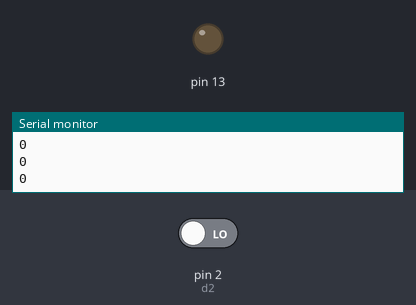
A sketch run on a simulated Arduino Uno, built with avr-gcc and run on an emulated ATmega328P. Shown: output pins drawn as LEDs (lit = HIGH), the last lines printed to the serial monitor. The inputs (shaded band) are chosen by the test bench; at power-on: pin 2 (d2) LOW.

Above: at 1.8 s.
1.9 s: pin 2 (d2) driven HIGH
At 2.7 s:
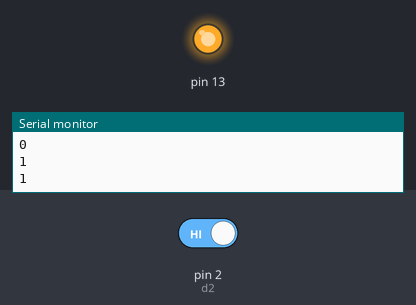
3.5 s: pin 2 (d2) driven LOW
At 3.9 s:
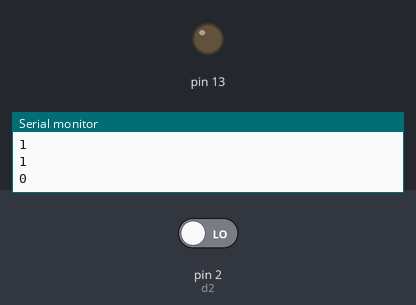
Timing chart, 0 to 6.5 s (numbered marks = the images above; inputs shaded):
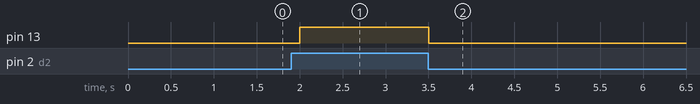

Measured:
- after the input at 1.9 s, pin 13: LOW → HIGH after 0.10 s
- after the input at 3.5 s, pin 13: HIGH → LOW at once

The sketch:

photoresistance-lm393-cpp.ino
```cpp
#include "arduino.hpp"

using namespace arduino;

static const auto LightDetectorPin = digital_pin::d2;
static const auto LedPin = digital_pin::d13;

void setup() {
  set_pin_mode(LightDetectorPin, io_mode::input);
  set_pin_mode(LedPin, io_mode::output);
  write(LedPin, state::low);

  Serial.begin(9600);
}

void loop() {
  // put your main code here, to run repeatedly:
  auto lightDetectorValue = read(LightDetectorPin);
  Serial.println(lightDetectorValue);
  write(LedPin, lightDetectorValue);

  delay(500);
}
```

arduino.hpp
```cpp
#pragma once

// #include <type_traits>

namespace arduino
{

enum class state : uint8_t {
  low = LOW,
  high = HIGH
};

enum class io_mode : uint8_t {
  input = INPUT,
  output = OUTPUT,
  input_pullup = INPUT_PULLUP
};

enum class bit_order : uint8_t {
  lsb_first = LSBFIRST,
  msb_first = MSBFIRST
};

enum class state_change : uint8_t {
  any = CHANGE,
  falling = FALLING,
  rising = RISING
};

enum class digital_pin : uint8_t {
  d0 = 0,
  d1 = 1,
  d2 = 2,
  d3 = 3,
  d4 = 4,
  d5 = 5,
  d6 = 6,
  d7 = 7,
  d8 = 8,
  d9 = 9,
  d10 = 10,
  d11 = 11,
  d12 = 12,
  d13 = 13
};

enum class digital_pwm_pin : uint8_t {
  pwm3 = 3,
  pwm5 = 5,
  pwm6 = 6,
  pwm9 = 9,
  pwm10 = 10,
  pwm11 = 11
};

enum class analog_pin : uint8_t {
  a0 = A0,
  a1 = A1,
  a2 = A2,
  a3 = A3,
  a4 = A4,
  a5 = A5
};

//template <typename Enum>
//static auto as_integer(Enum e) -> std::underlying_type_t<Enum> {
//  using underlying = std::underlying_type_t<Enum>;
//  return static_cast<underlying>(e);
//}

template <typename Enum>
static int as_int(Enum e) {
  return static_cast<int>(e);
}

template <typename Enum>
static int as_uint8(Enum e) {
  return static_cast<uint8_t>(e);
}

static inline void set_pin_mode(digital_pin p, io_mode m) {
  return pinMode(as_uint8(p), as_uint8(m));
}

static inline int read(digital_pin p) {
  return digitalRead(as_uint8(p));
}

static inline void write(digital_pin p, uint8_t data) {
  return digitalWrite(as_uint8(p), data);
}

static inline void write(digital_pin p, state s) {
  return digitalWrite(as_uint8(p), as_uint8(s));
}

static inline int read(analog_pin p) {
  return analogRead(as_uint8(p));
}

static inline void write(analog_pin p, int data) {
  return analogWrite(as_uint8(p), data);
}

static inline void write(analog_pin p, state s) {
  return analogWrite(as_uint8(p), as_int(s));
}

//static inline void reference(uint8_t mode) {
//  return pinMode(as_uint8(p), m);
//}

// TODO:
// delay

} // namespace arduino
```
